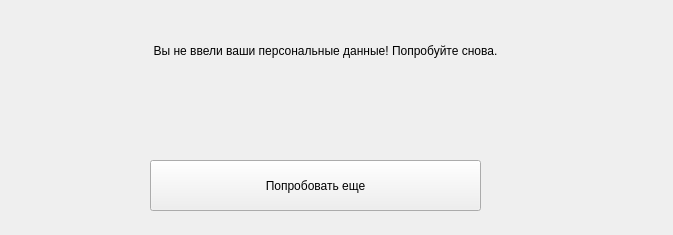
<?xml version="1.0" encoding="UTF-8"?>
<ui version="4.0">
 <class>Form</class>
 <widget class="QWidget" name="Form">
  <property name="geometry">
   <rect>
    <x>0</x>
    <y>0</y>
    <width>673</width>
    <height>235</height>
   </rect>
  </property>
  <property name="windowTitle">
   <string>Form</string>
  </property>
  <widget class="QLabel" name="label">
   <property name="geometry">
    <rect>
     <x>50</x>
     <y>20</y>
     <width>551</width>
     <height>61</height>
    </rect>
   </property>
   <property name="text">
    <string>Вы не ввели ваши персональные данные! Попробуйте снова.</string>
   </property>
   <property name="alignment">
    <set>Qt::AlignCenter</set>
   </property>
  </widget>
  <widget class="QPushButton" name="errorButton">
   <property name="geometry">
    <rect>
     <x>150</x>
     <y>160</y>
     <width>331</width>
     <height>51</height>
    </rect>
   </property>
   <property name="text">
    <string>Попробовать еще</string>
   </property>
  </widget>
 </widget>
 <resources/>
 <connections/>
</ui>
